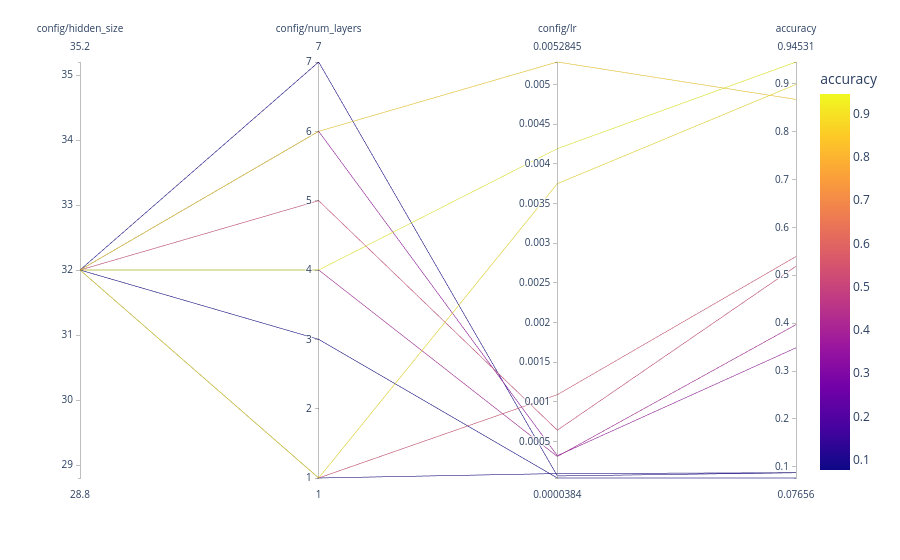

Notebook code cell kept with this figure:
### Code cell
#columns = ["config/hidden_size", "config/num_layers", "accuracy"]
columns = ["config/hidden_size", "config/num_layers", "config/lr", "accuracy"]
visualize.parallel_plot(analysis, columns)

### Figure 1 — Plotly figure (JSON) as saved in the notebook; plotly's stock layout.template omitted (floating-point values rounded to 4 significant figures)
{"data": [{"dimensions": [{"label": "config/hidden_size", "values": [32, 32, 32, 32, 32, 32, 32, 32, 32, 32]}, {"label": "config/num_layers", "values": [3, 4, 5, 1, 1, 6, 7, 1, 6, 4]}, {"label": "config/lr", "values": [3.839e-05, 0.0003097, 0.0006415, 9.419e-05, 0.001089, 0.0003198, 6.456e-05, 0.00375, 0.005285, 0.004192]}, {"label": "accuracy", "values": [0.07656, 0.3969, 0.5188, 0.0875, 0.5391, 0.3484, 0.0875, 0.8984, 0.8672, 0.9453]}], "domain": {"x": [0, 1], "y": [0, 1]}, "line": {"color": [0.07656, 0.3969, 0.5188, 0.0875, 0.5391, 0.3484, 0.0875, 0.8984, 0.8672, 0.9453], "coloraxis": "coloraxis"}, "name": "", "type": "parcoords"}], "layout": {"coloraxis": {"colorbar": {"title": {"text": "accuracy"}}, "colorscale": [[0, "#0d0887"], [0.1111, "#46039f"], [0.2222, "#7201a8"], [0.3333, "#9c179e"], [0.4444, "#bd3786"], [0.5556, "#d8576b"], [0.6667, "#ed7953"], [0.7778, "#fb9f3a"], [0.8889, "#fdca26"], [1, "#f0f921"]]}, "legend": {"tracegroupgap": 0}, "margin": {"t": 60}}}
